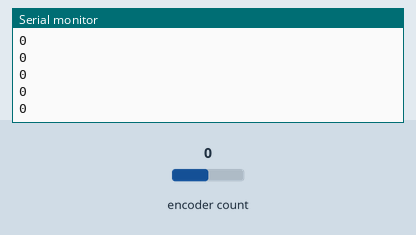
Recording of a sketch running on a simulated ESP32. Shown: the last lines printed to the serial monitor. The test bench sets the inputs (shaded band); at power-on: encoder count 0.

Above: at 1.2 s.
1.3 s: encoder count set to 1
At 1.31 s:
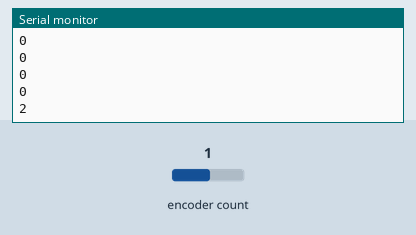
2.8 s: encoder count set to 2
At 2.81 s:
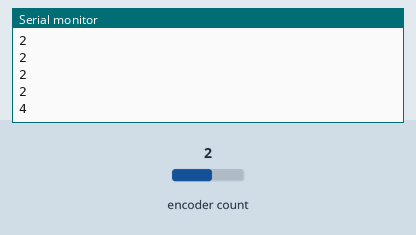
Timing chart, 0 to 5.8 s (numbered marks = the images above; inputs shaded):
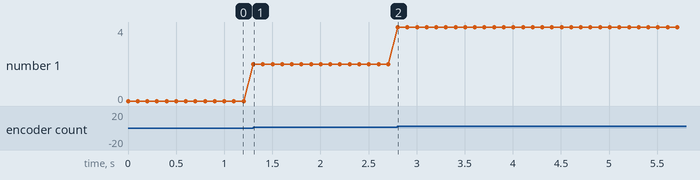

The sketch:

EncoderTest.ino
```cpp
#include <ESP32Encoder.h>

ESP32Encoder encoder;

void setup() {
	Serial.begin(115200);
	ESP32Encoder::useInternalWeakPullResistors=UP;
	encoder.attachHalfQuad(32, 33);
	encoder.setCount(0);
}

void loop() {
  int count = encoder.getCount();
	Serial.println(String(count));
	delay(100);
}
```

Measured:
- after the input at 1.3 s, the serial monitor: prints a new line at once (image 1)
- after the input at 2.8 s, the serial monitor: prints a new line at once (image 2)
- plotted number 1: 0 → 2 after the input at 1.3 s, 2 → 4 after the input at 2.8 s
